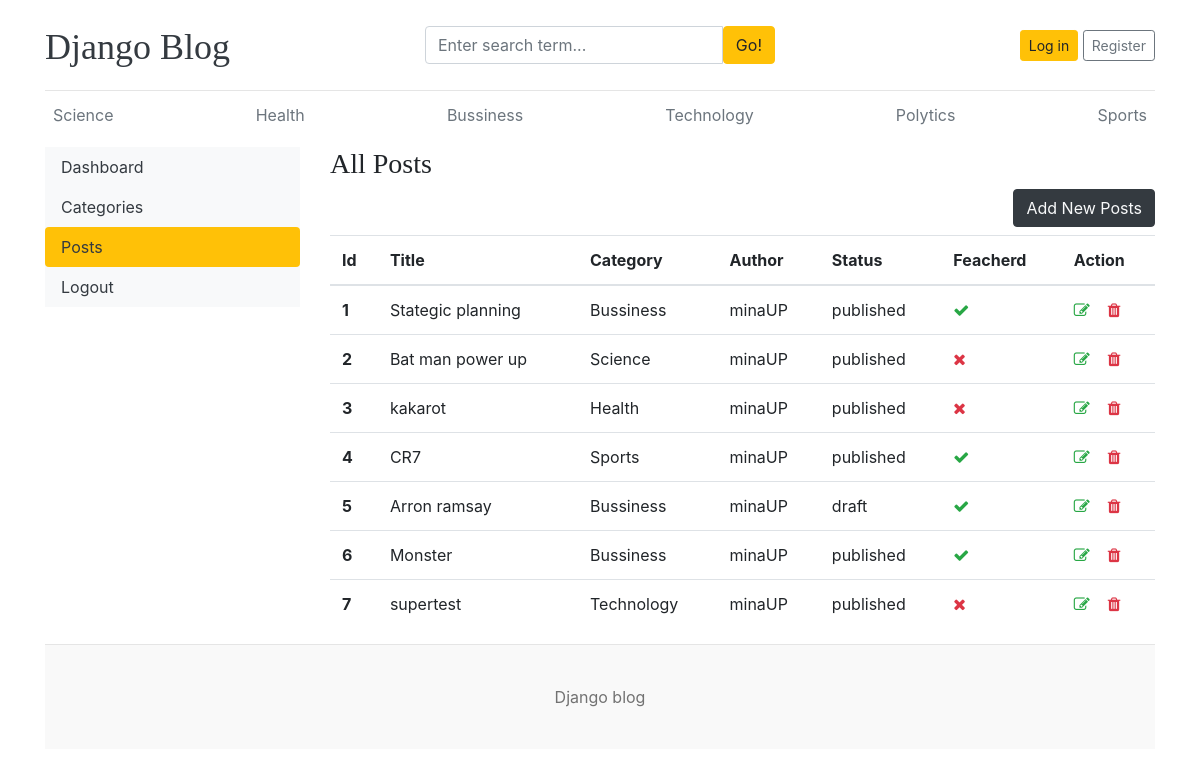
/dashboard/posts/, run on an earlier commit of the app's database.
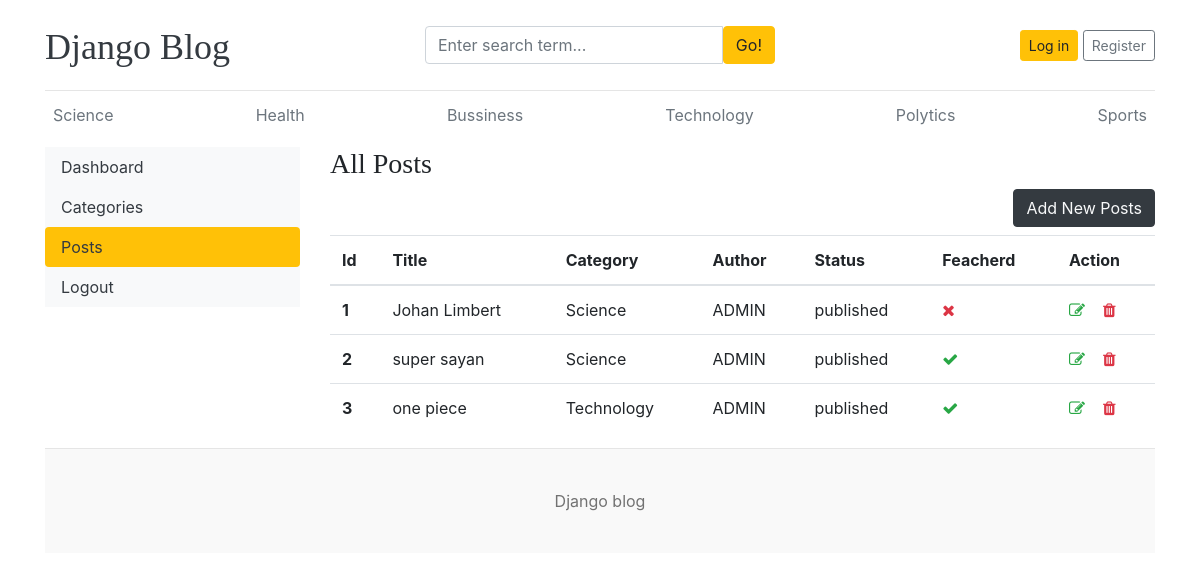
And on a later commit of the database.
### blogs/models.py (models this page shows, shortened)
class Category(models.Model):
    category_name = models.CharField(max_length=50, unique=True) # Tên danh mục, tối đa 50 ký tự, không được trùng lặp
    created_at = models.DateTimeField(auto_now_add=True)  # Thời gian tạo, tự động gán khi bản ghi được tạo lần đầu
    updated_at = models.DateTimeField(auto_now=True)      # Thời gian cập nhật, tự động cập nhật mỗi khi bản ghi được lưu
    def __str__(self):
        return self.category_name  # Giúp hiển thị rõ tên danh mục trong admin
    class Meta:
        verbose_name_plural = 'Categories'

class Blogs(models.Model):
    title = models.CharField(max_length=100, unique=True)  # Tiêu đề bài viết, tối đa 100 ký tự, không trùng
    slug = models.SlugField(unique=True, blank=True)       # Đường dẫn thân thiện, không trùng, cho phép bỏ trống
    category = models.ForeignKey(Category, on_delete=models.CASCADE)  # Liên kết đến danh mục, xóa danh mục thì bài viết cũng bị xóa
    author = models.ForeignKey(User, on_delete=models.CASCADE)        # Liên kết đến người dùng (tác giả)
    blog_image = models.ImageField(upload_to='uploads/%y/%m/%d')      # Hình ảnh bài viết, lưu theo thư mục năm/tháng/ngày
    short_description = models.TextField(max_length=1000)             # Mô tả ngắn gọn bài viết, tối đa 1000 ký tự
    blog_body = models.TextField(max_length=3000)                     # Nội dung đầy đủ của bài viết, tối đa 3000 ký tự
    status = models.CharField(max_length = 100,choices = STATUS_CHOICE, default = 'draft')  # Trạng thái bài viết: nháp hoặc đã đăng
    is_feacherd = models.BooleanField(default=False)                  # Đánh dấu bài viết có phải là nổi bật không (nên sửa thành is_featured)
    created_at = models.DateTimeField(auto_now_add=True)              # Ngày tạo bài viết, tự động thêm khi tạo
    updated_at = models.DateTimeField(auto_now=True)                  # Ngày cập nhật bài viết, tự động thay đổi khi lưu
    class Meta:
        verbose_name_plural = 'Blogs'

### dashboards/views.py (the view)
# urls.py: path('posts/', views.posts, name="posts"),
def posts(request):
    posts = Blogs.objects.all()
    context = {
        'posts':posts
    }
    return render(request, 'dashboard/posts.html', context)

### blogs/context_processors.py (called while the page is built)
def get_categories(request):
    categories = Category.objects.all()
    return dict(categories = categories)

### templates/dashboard/posts.html
{% extends '../base/base.html' %}
{% block content %}
<div class="row">
    {% include './leftsidebar.html' %}
    <div class="col-md-9">
      <h3>All Posts</h3>
      <a href="{% url 'add_posts' %}" class="btn btn-dark text-light float-right mb-2">Add New Posts</a>
        <table class="table table-hover">
            <thead>
              <tr>
                <th>Id</th>
                <th>Title</th>
                <th>Category</th>
                <th>Author</th>
                <th>Status</th>
                <th>Feacherd</th>
                <th>Action</th>
              </tr>
            </thead>
            <tbody>
            {% for post in posts %}
              <tr>
                <th>{{ forloop.counter }}</th>
                <td>{{ post.title }}</td>
                <td>{{ post.category }}</td>
                <td>{{ post.author }}</td>
                <td>{{ post.status }}</td>
                <td>{% if post.is_feacherd %} <i class="fa fa-check text-success"> {% else %} <i class="fa fa-times text-danger"> {% endif %} </td>
                <td>
                    <a href="{% url 'edit_posts' post.id %}"><i class="fa fa-edit text-success"></i></a> &nbsp;&nbsp;
                    <a href="{% url 'delete_posts' post.id %}"><i class="fa fa-trash text-danger"></i></a>
                </td>
              </tr>
            {% endfor %}
            </tbody>
          </table>
    </div>
</div>
{% endblock %}

### templates/base/header.html (shortened to what this page needs)
{% load static %}
<!DOCTYPE html>
<html lang="en">
<head>
    <link href="https://getbootstrap.com/docs/4.0/dist/css/bootstrap.min.css" rel="stylesheet">
    <link href="{% static 'css/blog.css' %}" rel="stylesheet">
    <link rel="stylesheet" href="https://cdnjs.cloudflare.com/ajax/libs/font-awesome/4.7.0/css/font-awesome.min.css">
  </head>
<body>
    <div class="container">
      <header class="blog-header py-3">
        <div class="row flex-nowrap justify-content-between align-items-center">
          <div class="col-4 pt-1">
            <a class="blog-header-logo text-dark" href="/">Django Blog</a>
          </div>
          <div class="col-4">
            <form action="{% url 'search' %}" method="GET">
              <div class="input-group">
                <input class="form-control" name="keyword" type="text" placeholder="Enter search term..." aria-label="Enter search term..." aria-describedby="button-search" />
                <button type="submit" class="btn btn-warning" id="button-search" type="button">Go!</button>
            </div>
            </form>
          </div>
          <div class="col-4 d-flex justify-content-end align-items-center">
            {% if not user.is_authenticated %}
            <a class="btn btn-sm btn-warning" href="{% url 'login' %}">Log in</a> &nbsp;
            <a class="btn btn-sm btn-outline-secondary" href="{% url 'register' %}">Register</a>
            {% else %}
            <span><a href="{% url 'dashboard' %}" class="btn btn-warning">Dashboard</a></span> &nbsp;
            <span><a href="{% url 'logout' %}">Log out</a></span>
            {% endif %}
          </div>
        </div>
      </header>
      <div class="nav-scroller py-1 mb-2">
        <nav class="nav d-flex justify-content-between">
          {% for cat in categories %}
          <a class="p-2 text-muted" href="{% url 'posts_by_category' cat.id %}">{{ cat.category_name }}</a>
          {% endfor %}
        </nav>
      </div>

What changed in the data, as far as the page shows it:
removed Blogs: title "Stategic planning", category "Bussiness", author "minaUP", status "published", is_feacherd True (drawn)
removed Blogs: title "Bat man power up", category "Science", author "minaUP", status "published", is_feacherd False (drawn)
removed Blogs: title "kakarot", category "Health", author "minaUP", status "published", is_feacherd False (drawn)
removed Blogs: title "CR7", category "Sports", author "minaUP", status "published", is_feacherd True (drawn)
removed Blogs: title "Arron ramsay", category "Bussiness", author "minaUP", status "draft", is_feacherd True (drawn)
removed Blogs: title "Monster", category "Bussiness", author "minaUP", status "published", is_feacherd True (drawn)
removed Blogs: title "supertest", category "Technology", author "minaUP", status "published", is_feacherd False (drawn)
added Blogs: title "Johan Limbert", category "Science", author "ADMIN", status "published", is_feacherd False (drawn)
added Blogs: title "super sayan", category "Science", author "ADMIN", status "published", is_feacherd True (drawn)
added Blogs: title "one piece", category "Technology", author "ADMIN", status "published", is_feacherd True (drawn)
